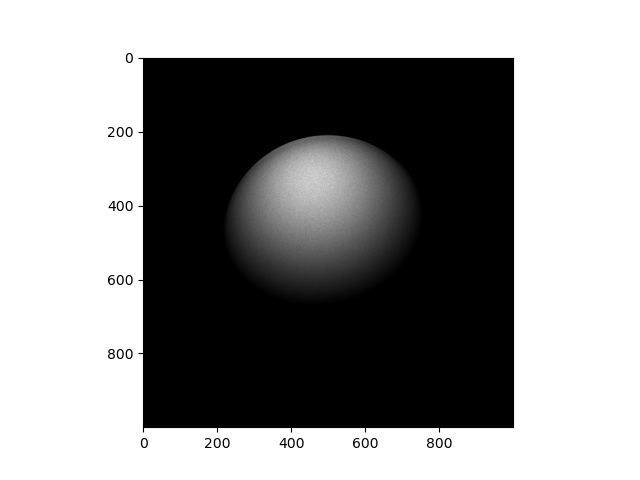

Write Python code to recreate this figure.
import numpy as np
import matplotlib.pyplot as plt

arr = np.loadtxt("./output", delimiter="\t")
# print(arr)
plt.imshow(arr, cmap='gray')
plt.savefig("render.jpg")